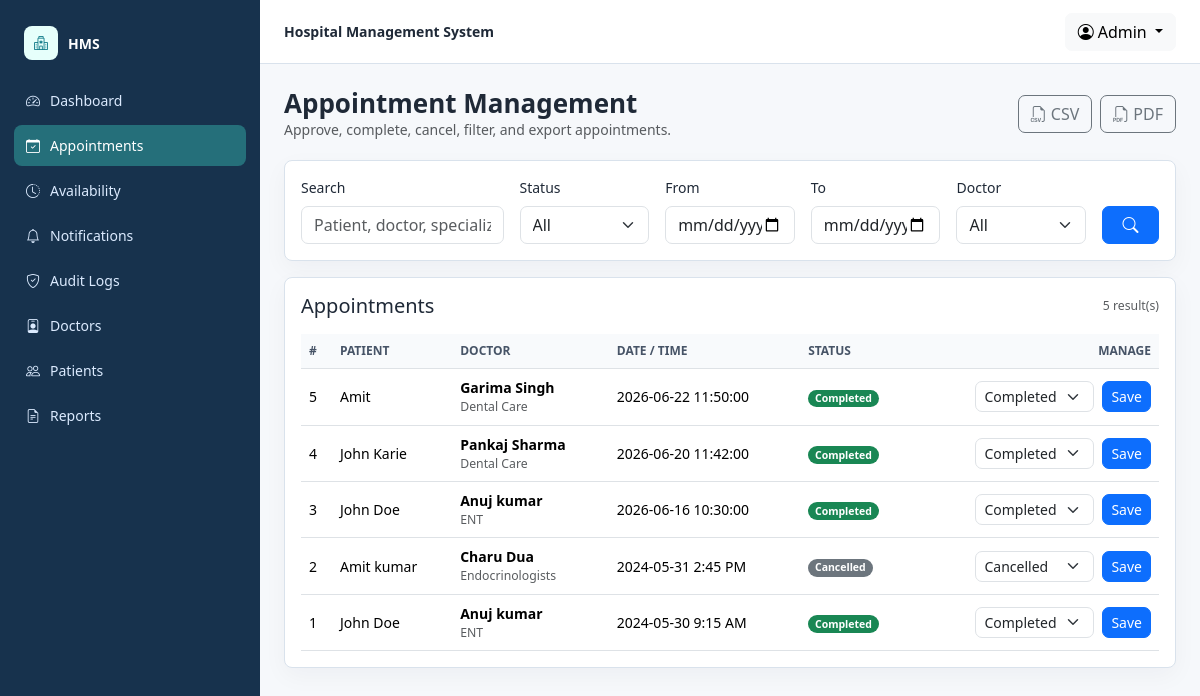
The app's page /hms/admin/appointment-history.php (signed in) with its own data.
### tables this page shows
CREATE TABLE `appointment` (
  `id` int(11) NOT NULL,
  `doctorSpecialization` varchar(255) DEFAULT NULL,
  `doctorId` int(11) DEFAULT NULL,
  `userId` int(11) DEFAULT NULL,
  `consultancyFees` int(11) DEFAULT NULL,
  `appointmentDate` varchar(255) DEFAULT NULL,
  `appointmentTime` varchar(255) DEFAULT NULL,
  `postingDate` timestamp NULL DEFAULT current_timestamp(),
  `userStatus` int(11) DEFAULT NULL,
  `doctorStatus` int(11) DEFAULT NULL,
  `updationDate` timestamp NULL DEFAULT NULL ON UPDATE current_timestamp(),
  `status` enum('Pending','Approved','Completed','Cancelled') NOT NULL DEFAULT 'Pending',
  `status_updated_at` datetime DEFAULT NULL,
  `status_updated_by` varchar(80) DEFAULT NULL,
  `reschedule_reason` varchar(255) DEFAULT NULL,
  `cancel_reason` varchar(255) DEFAULT NULL
);

CREATE TABLE `users` (
  `id` int(11) NOT NULL,
  `fullName` varchar(255) DEFAULT NULL,
  `address` longtext DEFAULT NULL,
  `city` varchar(255) DEFAULT NULL,
  `gender` varchar(255) DEFAULT NULL,
  `email` varchar(255) DEFAULT NULL,
  `password` varchar(255) NOT NULL,
  `regDate` timestamp NULL DEFAULT current_timestamp(),
  `updationDate` timestamp NULL DEFAULT NULL ON UPDATE current_timestamp()
);

CREATE TABLE `doctors` (
  `id` int(11) NOT NULL,
  `specilization` varchar(255) DEFAULT NULL,
  `doctorName` varchar(255) DEFAULT NULL,
  `address` longtext DEFAULT NULL,
  `docFees` varchar(255) DEFAULT NULL,
  `contactno` bigint(11) DEFAULT NULL,
  `docEmail` varchar(255) DEFAULT NULL,
  `password` varchar(255) NOT NULL,
  `creationDate` timestamp NULL DEFAULT current_timestamp(),
  `updationDate` timestamp NULL DEFAULT NULL ON UPDATE current_timestamp()
);

### hms/admin/appointment-history.php (the view, shortened to what this page needs)
<?php
include('include/config.php');
$statusExpr = hms_appointment_status_expr($con, 'a');
$q = hms_get('q');
$status = hms_get('status');
$from = hms_get('from');
$to = hms_get('to');
$doctor = hms_int(hms_get('doctor'));
$page = max(1, hms_int(hms_get('page')) ?: 1);
$perPage = 10;
$offset = ($page - 1) * $perPage;
$where = array();
$types = '';
$params = array();
$whereSql = $where ? ' WHERE ' . implode(' AND ', $where) : '';
$total = (int) hms_scalar(
    $con,
    'SELECT COUNT(*) FROM appointment a JOIN doctors d ON d.id = a.doctorId JOIN users u ON u.id = a.userId' . $whereSql,
    $types,
    $params
);
$rows = hms_fetch_all(
    $con,
    'SELECT a.id, a.doctorSpecialization, a.consultancyFees, a.appointmentDate, a.appointmentTime, a.postingDate, ' . $statusExpr . ' AS status_name, d.doctorName, u.fullName
     FROM appointment a
     JOIN doctors d ON d.id = a.doctorId
     JOIN users u ON u.id = a.userId' . $whereSql . '
     ORDER BY a.appointmentDate DESC, a.id DESC
     LIMIT ? OFFSET ?',
    $types . 'ii',
    array_merge($params, array($perPage, $offset))
);
$doctors = hms_fetch_all($con, 'SELECT id, doctorName FROM doctors ORDER BY doctorName ASC');
$queryString = http_build_query(array_filter(array(
    'q' => $q,
    'status' => $status,
    'from' => $from,
    'to' => $to,
    'doctor' => $doctor ?: null
)));
hms_layout_header('Appointment Management', 'admin', 'appointments');
?>
<div class="hms-page-title">
    <div>
        <h1>Appointment Management</h1>
        <div class="text-muted">Approve, complete, cancel, filter, and export appointments.</div>
    </div>
    <div class="d-flex flex-wrap gap-2">
        <a class="btn btn-outline-secondary" href="export-appointments.php?format=csv&<?php echo hms_e($queryString); ?>"><i class="bi bi-filetype-csv me-1"></i>CSV</a>
        <a class="btn btn-outline-secondary" href="export-appointments.php?format=pdf&<?php echo hms_e($queryString); ?>"><i class="bi bi-filetype-pdf me-1"></i>PDF</a>
    </div>
</div>
<div class="hms-card p-3 mb-3">
    <form class="row g-3 align-items-end" method="get">
        <div class="col-md-3">
            <label class="form-label">Search</label>
            <input class="form-control" name="q" value="<?php echo hms_e($q); ?>" placeholder="Patient, doctor, specialization">
        </div>
        <div class="col-md-2">
            <label class="form-label">Status</label>
            <select class="form-select" name="status">
                <option value="">All</option>
            </select>
        </div>
        <div class="col-md-2">
            <label class="form-label">From</label>
            <input class="form-control" type="date" name="from" value="<?php echo hms_e($from); ?>">
        </div>
        <div class="col-md-2">
            <label class="form-label">To</label>
            <input class="form-control" type="date" name="to" value="<?php echo hms_e($to); ?>">
        </div>
        <div class="col-md-2">
            <label class="form-label">Doctor</label>
            <select class="form-select" name="doctor">
                <option value="">All</option>
            </select>
        </div>
        <div class="col-md-1 d-grid">
            <button class="btn btn-primary" type="submit"><i class="bi bi-search"></i></button>
        </div>
    </form>
</div>
<div class="hms-card p-3">
    <div class="d-flex justify-content-between align-items-center mb-3">
        <h2 class="h5 mb-0">Appointments</h2>
        <span class="text-muted small"><?php echo hms_e($total); ?> result(s)</span>
    </div>
    <div class="table-responsive">
        <table class="table table-hover align-middle mb-0" data-sortable>
            <thead>
            <tr>
                <th data-sort>#</th>
                <th data-sort>Patient</th>
                <th data-sort>Doctor</th>
                <th data-sort>Date / Time</th>
                <th data-sort>Status</th>
                <th class="text-end">Manage</th>
            </tr>
            </thead>
            <tbody>
            <?php foreach ($rows as $row) { ?>
                <tr>
                    <td><?php echo hms_e($row['id']); ?></td>
                    <td><?php echo hms_e($row['fullName']); ?></td>
                    <td>
                        <div class="fw-semibold"><?php echo hms_e($row['doctorName']); ?></div>
                        <div class="small text-muted"><?php echo hms_e($row['doctorSpecialization']); ?></div>
                    </td>
                    <td><?php echo hms_e($row['appointmentDate']); ?> <?php echo hms_e($row['appointmentTime']); ?></td>
                    <td><?php echo hms_status_badge($row['status_name']); ?></td>
                    <td class="text-end">
                        <form method="post" class="d-inline-flex gap-2 align-items-center">
                            <select class="form-select form-select-sm" name="status" aria-label="Appointment status">
                                <?php foreach (array('Pending', 'Approved', 'Completed', 'Cancelled') as $option) { ?>
                                    <option value="<?php echo hms_e($option); ?>" <?php echo $row['status_name'] === $option ? 'selected' : ''; ?>><?php echo hms_e($option); ?></option>
                                <?php } ?>
                            </select>
                            <button class="btn btn-sm btn-primary" type="submit">Save</button>
                        </form>
                    </td>
                </tr>
            <?php } ?>
            </tbody>
        </table>
    </div>
</div>
<?php hms_layout_footer(); ?>

### hms/include/hms_helpers.php (shortened to what this page needs)
<?php
if (!defined('HMS_HELPERS_LOADED')) {
    function hms_e($value)
    {
        return htmlspecialchars((string) $value, ENT_QUOTES, 'UTF-8');
    }
    function hms_get($key, $default = '')
    {
        return isset($_GET[$key]) ? trim((string) $_GET[$key]) : $default;
    }
    function hms_int($value)
    {
        return filter_var($value, FILTER_VALIDATE_INT) !== false ? (int) $value : 0;
    }
    function hms_stmt($con, $sql, $types = '', $params = array())
    {
        $stmt = mysqli_prepare($con, $sql);
        if ($types !== '' && !empty($params)) {
            $bind = array_merge(array($types), $params);
            $refs = array();
            foreach ($bind as $key => $value) {
                $refs[$key] = &$bind[$key];
            }
            call_user_func_array(array($stmt, 'bind_param'), $refs);
        }
        if (!mysqli_stmt_execute($stmt)) {
            throw new RuntimeException('Database query failed.');
        }
        return $stmt;
    }
    function hms_fetch_all($con, $sql, $types = '', $params = array())
    {
        $stmt = hms_stmt($con, $sql, $types, $params);
        $result = mysqli_stmt_get_result($stmt);
        $rows = array();
        if ($result) {
            while ($row = mysqli_fetch_assoc($result)) {
                $rows[] = $row;
            }
        }
        return $rows;
    }
    function hms_fetch_one($con, $sql, $types = '', $params = array())
    {
        $rows = hms_fetch_all($con, $sql, $types, $params);
        return isset($rows[0]) ? $rows[0] : null;
    }
    function hms_scalar($con, $sql, $types = '', $params = array())
    {
        $row = hms_fetch_one($con, $sql, $types, $params);
        $values = array_values($row);
        return isset($values[0]) ? $values[0] : 0;
    }
    function hms_status_badge($status)
    {
        $status = ucfirst(strtolower((string) $status));
        $classes = array(
            'Pending' => 'text-bg-warning',
            'Approved' => 'text-bg-primary',
            'Completed' => 'text-bg-success',
            'Cancelled' => 'text-bg-secondary'
        );
        $class = isset($classes[$status]) ? $classes[$status] : 'text-bg-light';
        return '<span class="badge rounded-pill ' . $class . '">' . hms_e($status) . '</span>';
    }
    function hms_current_user_name($con, $role)
    {
        return 'Admin';
    }
    function hms_nav_items($role)
    {
        if ($role === 'admin') {
            return array(
                array('dashboard', 'Dashboard', 'dashboard.php', 'bi-speedometer2'),
                array('appointments', 'Appointments', 'appointment-history.php', 'bi-calendar-check'),
                array('availability', 'Availability', 'doctor-availability.php', 'bi-clock-history'),
                array('notifications', 'Notifications', 'notifications.php', 'bi-bell'),
                array('audit', 'Audit Logs', 'audit-logs.php', 'bi-shield-check'),
                array('doctors', 'Doctors', 'manage-doctors.php', 'bi-person-badge'),
                array('patients', 'Patients', 'manage-patient.php', 'bi-people'),
                array('reports', 'Reports', 'between-dates-reports.php', 'bi-file-earmark-text')
            );
        }
        return array(
            array('dashboard', 'Dashboard', 'dashboard.php', 'bi-speedometer2'),
            array('book', 'Book Appointment', 'book-appointment.php', 'bi-calendar-plus'),
            array('appointments', 'Appointments', 'appointment-history.php', 'bi-calendar-check'),
            array('history', 'Medical History', 'manage-medhistory.php', 'bi-journal-medical'),
            array('profile', 'Profile', 'edit-profile.php', 'bi-person')
        );
    }
        ?>
<?php
    function hms_layout_header($title, $role, $active = 'dashboard')
    {
        global $con;
        $name = hms_current_user_name($con, $role);
        $items = hms_nav_items($role);
        ?>
<!doctype html>
<html lang="en">
<head>
    <link href="https://cdn.jsdelivr.net/npm/bootstrap@5.3.3/dist/css/bootstrap.min.css" rel="stylesheet">
    <link href="https://cdn.jsdelivr.net/npm/bootstrap-icons@1.11.3/font/bootstrap-icons.css" rel="stylesheet">
</head>
<body>
<div class="hms-shell">
    <aside class="hms-sidebar">
        <div class="hms-brand"><span class="hms-brand-icon"><i class="bi bi-hospital"></i></span><span>HMS</span></div>
        <nav class="hms-nav">
            <?php foreach ($items as $item) { ?>
                <a class="<?php echo $active === $item[0] ? 'active' : ''; ?>" href="<?php echo hms_e($item[2]); ?>">
                    <i class="bi <?php echo hms_e($item[3]); ?>"></i><span><?php echo hms_e($item[1]); ?></span>
                </a>
            <?php } ?>
        </nav>
    </aside>
    <div class="hms-main">
        <header class="hms-topbar">
            <div class="fw-semibold">Hospital Management System</div>
            <div class="dropdown">
                <button class="btn btn-light dropdown-toggle" type="button" data-bs-toggle="dropdown">
                    <i class="bi bi-person-circle me-1"></i><?php echo hms_e($name); ?>
                </button>
            </div>
        </header>
        <main class="hms-content">
<?php
    }
    function hms_layout_footer($extraScripts = '')
    {
        ?>
        </main>
    </div>
</div>
</body>
</html>
<?php
    }
}
?>

### hms/include/hms_helpers.php (style rules this page uses)
:root { --hms-ink: #1f2937; --hms-muted: #667085; --hms-line: #d9e2ec; --hms-bg: #f6f8fb; --hms-sidebar: #17324d; --hms-sidebar-active: #256f7a; --hms-teal: #127c8a; --hms-amber: #b7791f; }
body { background: var(--hms-bg); color: var(--hms-ink); font-size: 14px; letter-spacing: 0; }
a { text-decoration: none; }
.hms-shell { min-height: 100vh; display: grid; grid-template-columns: 260px minmax(0, 1fr); }
.hms-sidebar { background: var(--hms-sidebar); color: #fff; padding: 18px 14px; position: sticky; top: 0; height: 100vh; }
.hms-brand { display: flex; align-items: center; gap: 10px; padding: 8px 10px 20px; font-weight: 700; }
.hms-brand-icon { width: 34px; height: 34px; border-radius: 8px; background: #e6fffb; color: var(--hms-teal); display: inline-flex; align-items: center; justify-content: center; }
.hms-nav a { color: #dbeafe; display: flex; align-items: center; gap: 10px; padding: 10px 12px; border-radius: 8px; margin-bottom: 4px; }
.hms-nav a.active, .hms-nav a:hover { background: var(--hms-sidebar-active); color: #fff; }
.hms-main { min-width: 0; }
.hms-topbar { background: #fff; border-bottom: 1px solid var(--hms-line); min-height: 64px; display: flex; align-items: center; justify-content: space-between; padding: 0 24px; position: sticky; top: 0; z-index: 10; }
.hms-content { padding: 24px; }
.hms-page-title { display: flex; justify-content: space-between; gap: 16px; align-items: center; margin-bottom: 20px; }
.hms-page-title h1 { font-size: 26px; margin: 0; font-weight: 700; }
.hms-card { background: #fff; border: 1px solid var(--hms-line); border-radius: 8px; box-shadow: 0 8px 24px rgba(16, 24, 40, .04); }
.table thead th { color: #475467; background: #f8fafc; font-size: 12px; text-transform: uppercase; white-space: nowrap; }
.table td, .table th { vertical-align: middle; }
.btn { border-radius: 7px; }
.form-control, .form-select { border-radius: 7px; }

### records on screen
appointment: id "5", userId.fullName "Amit", doctorId.doctorName "Garima Singh", doctorSpecialization "Dental Care", appointmentDate "2026-06-22", appointmentTime "11:50:00", status "Completed"
appointment: id "4", userId.fullName "John Karie", doctorId.doctorName "Pankaj Sharma", doctorSpecialization "Dental Care", appointmentDate "2026-06-20", appointmentTime "11:42:00", status "Completed"
appointment: id "3", userId.fullName "John Doe", doctorId.doctorName "Anuj kumar", doctorSpecialization "ENT", appointmentDate "2026-06-16", appointmentTime "10:30:00", status "Completed"
appointment: id "2", userId.fullName "Amit kumar", doctorId.doctorName "Charu Dua", doctorSpecialization "Endocrinologists", appointmentDate "2024-05-31", appointmentTime "2:45 PM", status "Cancelled"
appointment: id "1", userId.fullName "John Doe", doctorId.doctorName "Anuj kumar", doctorSpecialization "ENT", appointmentDate "2024-05-30", appointmentTime "9:15 AM", status "Completed"

### other values on screen
hms_e($item[1]) "Dashboard"
hms_e($item[1]) "Appointments"
hms_e($item[1]) "Availability"
hms_e($item[1]) "Notifications"
hms_e($item[1]) "Audit Logs"
hms_e($item[1]) "Doctors"
hms_e($item[1]) "Patients"
hms_e($item[1]) "Reports"
hms_e($name) "Admin"
hms_e($total) "5"
form field status "Completed"
form field status "Cancelled"
